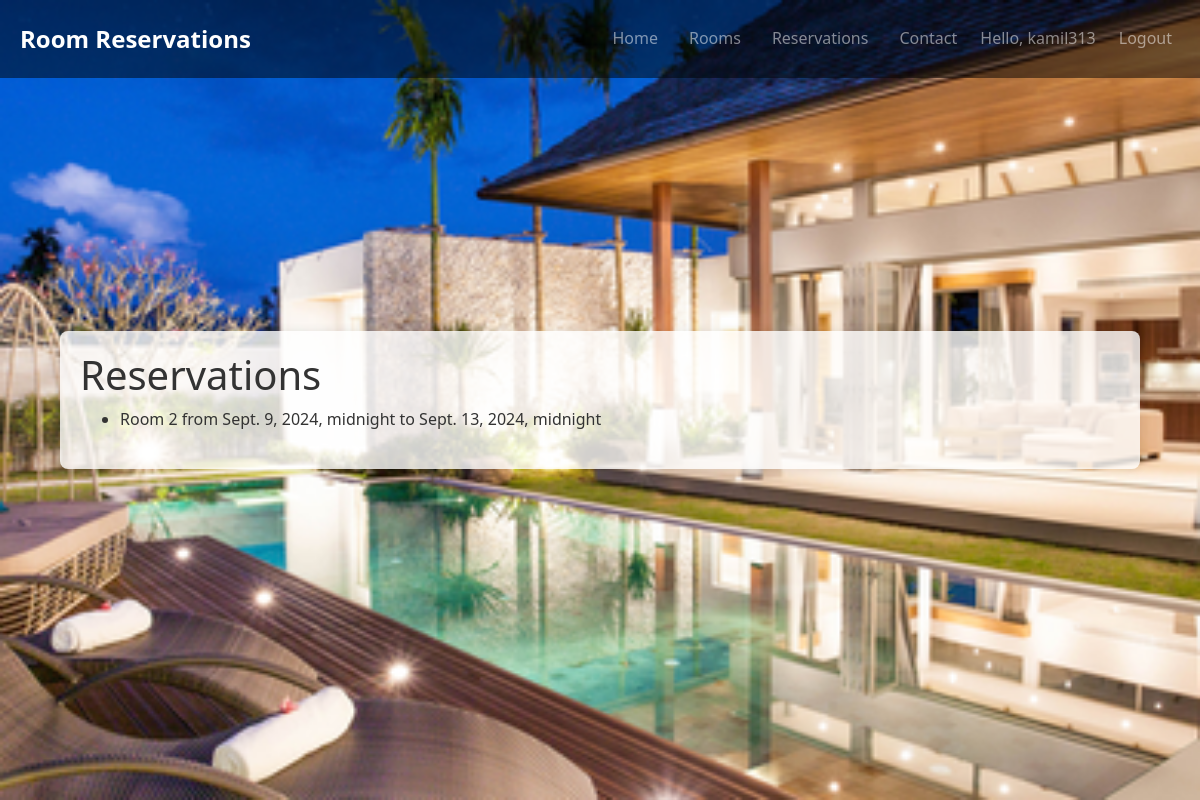
Screenshot of /reservations/ (signed in) with the database file from the repository.
### reservations/models.py (models this page shows, shortened)
class Reservation(models.Model):
    STATUS_CHOICES = (
        ('active', 'Active'),
        ('expired', 'Expired'),
        ('cancelled', 'Cancelled'),
    )
    room = models.ForeignKey(Room, on_delete=models.CASCADE)
    user = models.ForeignKey(User, on_delete=models.CASCADE)
    check_in = models.DateTimeField()
    check_out = models.DateTimeField()
    created_at = models.DateTimeField(auto_now_add=True)
    status = models.CharField(max_length=10, choices=STATUS_CHOICES, default='active')  # Nowe pole statusu

class Room(models.Model):
    room_number = models.CharField(max_length=10, unique=True)
    capacity = models.IntegerField()
    is_available = models.BooleanField(default=True)
    description = models.TextField(blank=True)
    price_per_night = models.DecimalField(max_digits=8, decimal_places=2)
    image = models.ImageField(upload_to='rooms/', blank=True)
    bed_type = models.CharField(max_length=50, blank=True, choices=[('Single', 'Single'), ('Double', 'Double'), ('Queen', 'Queen'), ('King', 'King')])
    size = models.IntegerField(help_text="Size of the room in square meters", blank=True, null=True, default=0)
    view = models.CharField(max_length=100, blank=True, choices=[('Sea', 'Sea'), ('Mountain', 'Mountain'), ('City', 'City')])
    amenities = models.TextField(help_text="List of amenities separated by commas", blank=True)
    def __str__(self):
        return f"Room {self.room_number}"

### reservations/views.py (the view)
# urls.py: path('reservations/', views.reservation_list, name='reservation_list'),
@login_required
def reservation_list(request):
    current_time = timezone.now()
    expired_reservations = Reservation.objects.filter(check_out__lt=current_time, status='active')
    expired_reservations.update(status='expired')
    reservations = Reservation.objects.filter(user=request.user)
    return render(request, 'reservation_list.html', {'reservations': reservations})

### reservations/templates/reservation_list.html
{% extends 'base.html' %}
{% block content %}
<h1>Reservations</h1>
<ul>
    {% for reservation in reservations %}
    <li>{{ reservation.room }} from {{ reservation.check_in }} to {{ reservation.check_out }}</li>
    {% endfor %}
</ul>
{% endblock %}

### reservations/templates/base.html (shortened to what this page needs)
<!DOCTYPE html>
<html>
<head>
    <link rel="stylesheet" href="https://maxcdn.bootstrapcdn.com/bootstrap/4.5.2/css/bootstrap.min.css">
    {% load static %}
    <link rel="stylesheet" href="{% static 'reservations/styles.css' %}">
</head>
<body>
    <header>
        <nav class="navbar navbar-expand-lg navbar-dark">
            <a class="navbar-brand" href="{% url 'home' %}">Room Reservations</a>
            <div class="collapse navbar-collapse">
                <ul class="navbar-nav ml-auto">
                    <li class="nav-item">
                        <a class="nav-link" href="{% url 'home' %}">Home</a>
                    </li>
                    <li class="nav-item">
                        <a class="nav-link" href="{% url 'room_list' %}">Rooms</a>
                    </li>
                    <li class="nav-item">
                        <a class="nav-link" href="{% url 'reservation_list' %}">Reservations</a>
                    </li>
                    <li class="nav-item">
                        <a class="nav-link" href="{% url 'contact' %}">Contact</a>
                    </li>
                    {% if user.is_authenticated %}
                        <li class="nav-item">
                            <span class="navbar-text">Hello, {{ user.username }}</span>
                        </li>
                        <li class="nav-item">
                            <a class="nav-link" href="{% url 'logout' %}">Logout</a>
                        </li>
                    {% endif %}
                </ul>
            </div>
        </nav>
    </header>
    <div class="background-image">
        <div class="content">
            {% block content %}
            {% endblock %}
        </div>
    </div>
</body>
</html>

### reservations/static/reservations/styles.css (style rules this page uses)
body, html { height: 100%; margin: 0; padding: 0; }
body { font-family: 'Segoe UI', Tahoma, Geneva, Verdana, sans-serif; color: #333; line-height: 1.6; }
header { position: fixed; width: 100%; z-index: 1; }
header .navbar { background: rgba(0, 0, 0, 0.5); padding: 15px 20px; }
header .navbar-brand { font-size: 1.5rem; font-weight: bold; color: #fff; }
header .navbar-nav { display: flex; gap: 15px; }
header .nav-item { position: relative; }
header .nav-link { color: #fff; text-decoration: none; font-size: 1rem; transition: color 0.3s ease; }
.background-image { background: url("/static/reservations/images/hotel.jpg") no-repeat center center; background-size: cover; min-height: 100vh; display: flex; justify-content: center; align-items: center; flex-direction: column; }
.background-image .content { background-color: rgba(255, 255, 255, 0.8); padding: 20px; border-radius: 8px; box-shadow: 0 0 10px rgba(0, 0, 0, 0.1); width: 90%; max-width: 1200px; margin: 20px auto; }
a { text-decoration: none; color: #007bff; transition: color 0.3s ease; }

### rows the page displays
Reservation: room "Room 2", check_in "Sept. 9, 2024, midnight", check_out "Sept. 13, 2024, midnight"

### other values shown
{{ user.username }} "kamil313"
